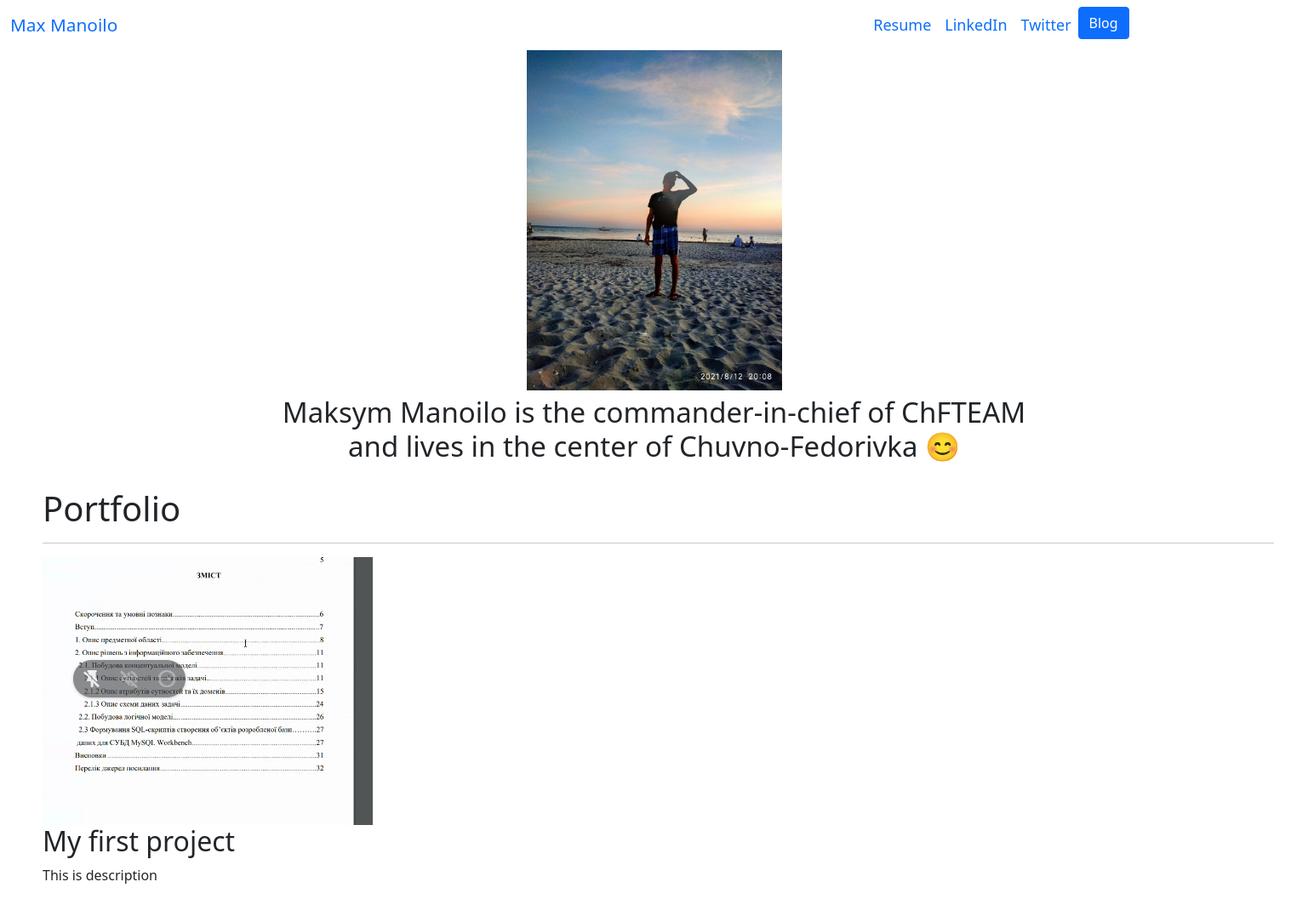
The page / on the database its author committed.
### portfolio/models.py (models this page shows, shortened)
class Project(models.Model):
    title = models.CharField(max_length=450)
    description = models.CharField(max_length=250)
    image = models.ImageField(upload_to='portfolio/images/')
    url = models.URLField(blank=True)

### portfolio/views.py (the view)
# urls.py: path('', views.home, name='home'),
def home(request):
    projects = Project.objects.all()
    return render(request, 'portfolio/home.html', {'projects': projects})

### portfolio/templates/portfolio/home.html (shortened to what this page needs)
{% extends 'portfolio/base.html' %}
{% load static %}
{% block content %}
<img id="my_photo" src="{% static 'portfolio/img.png'  %}">
<div class="row justify-content-center mb-3">
    <div class="col md-9 text-center">
        <h1 id="hometext" class="font-weight-bold">Maksym Manoilo is the commander-in-chief of ChFTEAM and lives in the center of Chuvno-Fedorivka 😊</h1>
    </div>
</div>
{% for project in projects %}
<div class="portfolio">
    <h1>Portfolio</h1>
    <hr class="line">
    <img src="{{ project.image.url }}">
    <h2>{{ project.title }}</h2>
    <p>{{ project.description }}</p>
{% endfor %}
{% endblock %}

### portfolio/templates/portfolio/base.html (shortened to what this page needs)
<!doctype html>
{% load static %}
<html lang="en">
  <head>
    <link href="https://cdn.jsdelivr.net/npm/bootstrap@5.0.2/dist/css/bootstrap.min.css" rel="stylesheet">
    <link rel="stylesheet" type="text/css" href="{% static 'portfolio/customer.css' %}">
  </head>
  <body>
<nav class="navbar navbar-expand-lg bg-body-tertiary">
  <div class="container-fluid">
    <a class="navbar-brand" href="#">Max Manoilo</a>
    <div class="collapse navbar-collapse" id="navbarNav">
      <ul class="navbar-nav">
        <li class="nav-item">
          <a class="nav-link active" aria-current="page" href="{% static 'portfolio/Lb1.pdf' %}">Resume</a>
        </li>
        <li class="nav-item">
          <a class="nav-link" href="#">LinkedIn</a>
        </li>
        <li class="nav-item">
          <a class="nav-link" href="#">Twitter</a>
        </li>
        <li class="nav-item">
          <a role="button" href="{% url 'blog:all_blogs' %}" class="btn btn-primary">Blog</a>
        </li>
      </ul>
    </div>
  </div>
</nav>
  {% block content %}{% endblock %}
  </body>
</html>

### portfolio/static/portfolio/customer.css (style rules this page uses)
img#my_photo { display: block; height: 400px; width: 300px; margin: auto; }
.navbar-brand { padding-top: 0.3125rem; padding-bottom: 0.3125rem; margin-right: 55rem; font-size: 1.3rem; text-decoration: none; white-space: nowrap; }
#hometext { text-align: center; padding: 6px; margin-left: 300px; margin-right: 300px; font-size: 33px; }
.portfolio { margin-left: 50px; }
.line { margin-right: 40px; }
.navbar-nav { padding-right: 200px; }
.nav-link { font-size: 18px; }

### rows shown on the page
Project: image (picture), title "My first project", description "This is description"
